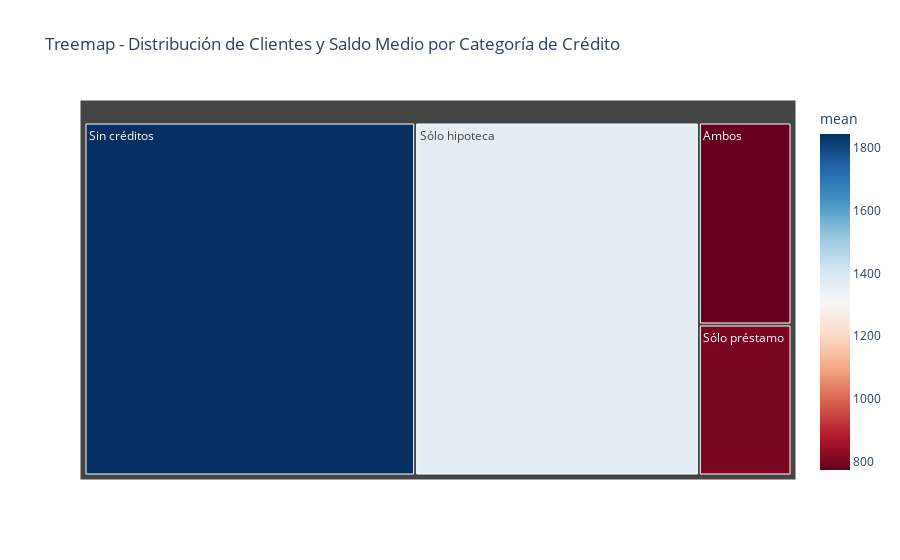

Here is the notebook cell this chart was saved with:
### Code cell
treemap_df = df.groupby("categoria_credito")["balance"].agg(["count", "mean", "sum"]).reset_index()
fig_treemap = px.treemap(treemap_df, 
                         path=["categoria_credito"], 
                         values="count", 
                         color="mean", 
                         color_continuous_scale="RdBu", 
                         title="Distribución de Clientes y Saldo Medio por Categoría de Crédito")
fig_treemap.show()

### Figure 1 — Plotly figure (JSON) as saved in the notebook; plotly's stock layout.template omitted (floating-point values rounded to 4 significant figures)
{"data": [{"branchvalues": "total", "customdata": [[1844.0], [1365.0], [801.5], [773.2]], "domain": {"x": [0, 1], "y": [0, 1]}, "hovertemplate": "labels=%{label}<br>count=%{value}<br>parent=%{parent}<br>id=%{id}<br>mean=%{color}<extra></extra>", "ids": ["Sin créditos", "Sólo hipoteca", "Sólo préstamo", "Ambos"], "labels": ["Sin créditos", "Sólo hipoteca", "Sólo préstamo", "Ambos"], "marker": {"coloraxis": "coloraxis", "colors": [1844.0, 1365.0, 801.5, 773.2]}, "name": "", "parents": ["", "", "", ""], "type": "treemap", "values": [7559.0, 6486.0, 906.0, 1212.0]}], "layout": {"coloraxis": {"colorbar": {"title": {"text": "mean"}}, "colorscale": [[0, "rgb(103,0,31)"], [0.1, "rgb(178,24,43)"], [0.2, "rgb(214,96,77)"], [0.3, "rgb(244,165,130)"], [0.4, "rgb(253,219,199)"], [0.5, "rgb(247,247,247)"], [0.6, "rgb(209,229,240)"], [0.7, "rgb(146,197,222)"], [0.8, "rgb(67,147,195)"], [0.9, "rgb(33,102,172)"], [1, "rgb(5,48,97)"]]}, "legend": {"tracegroupgap": 0}, "title": {"text": "Treemap - Distribución de Clientes y Saldo Medio por Categoría de Crédito"}}}
